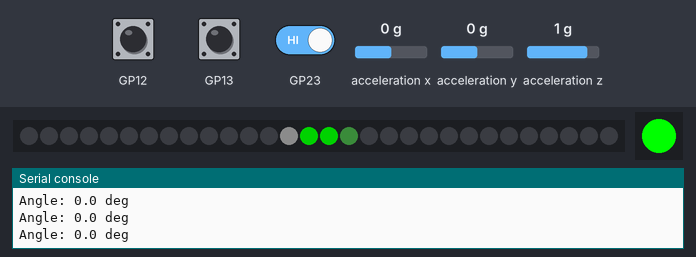
The program below on a simulated Raspberry Pi Pico running MicroPython. Parts: 30 RGB LEDs in strip order, left to right, 1 RGB LEDs in strip order, left to right, the last lines printed to the serial console. The inputs (shaded band) are chosen by the test bench; at power-on: acceleration x 0 g, acceleration y 0 g, acceleration z 1 g. Dim RGB values are drawn brighter than linear; random numbers come from a fixed seed.

Above: at 1.2 s.
1.3 s: acceleration x set to -1.4 g
2.8 s: button A pressed for 0.15 s
At 3.9 s:
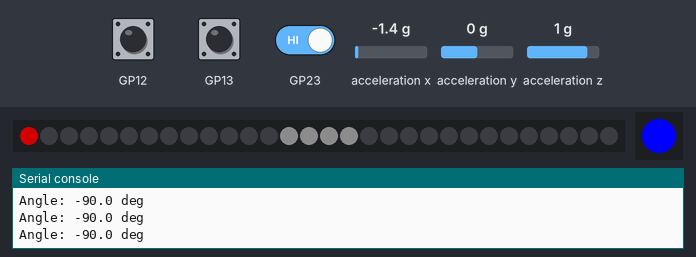
4.4 s: button B pressed for 0.15 s
At 4.9 s:
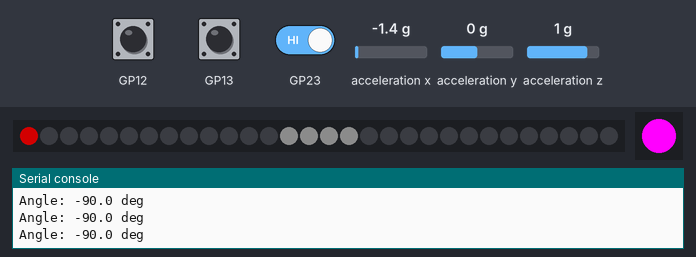
6.0 s: button A pressed for 1 s
At 7.0 s:
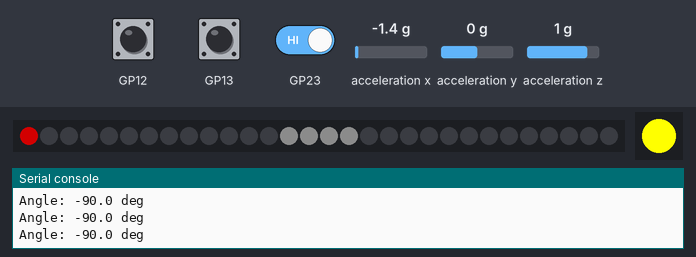
8.5 s: button A pressed for 3.2 s
At 9.1 s:
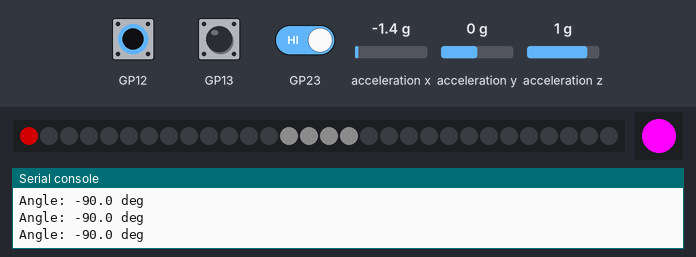
13.2 s: GP13 (button B) driven LOW and GP23 (button BOOT) driven LOW
At 14.9 s:
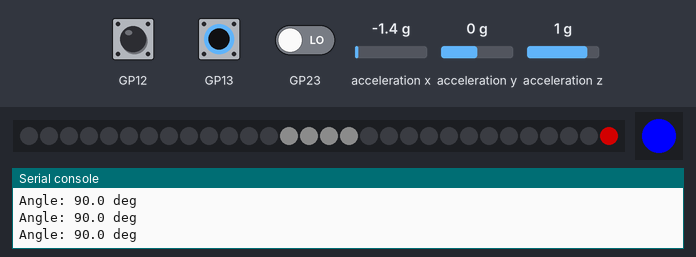
Timing chart, 0 to 16.1 s (numbered marks = the images above; inputs shaded):
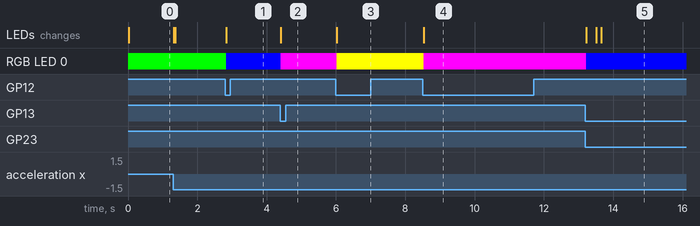

Measured:
- after the input at 2.8 s, RGB LED 0: RGB(0, 255, 0) → RGB(0, 0, 255) at once
- after the input at 4.4 s, RGB LED 0: RGB(0, 0, 255) → RGB(255, 0, 255) at once
- after the input at 6.0 s, RGB LED 0: RGB(255, 0, 255) → RGB(255, 255, 0) at once
- after the input at 8.5 s, RGB LED 0: RGB(255, 255, 0) → RGB(255, 0, 255) at once
- after the input at 13.2 s, RGB LED 0: RGB(255, 0, 255) → RGB(0, 0, 255) at once

The program:

level.py
```python
import plasma
from plasma import plasma2040
import time
import math
import random

# Import helpers for RGB LEDs and Buttons
from pimoroni import RGBLED, Button

# Import msa301 and I2C helper
from breakout_msa301 import BreakoutMSA301
from pimoroni_i2c import PimoroniI2C

# A simple balancing game, where you use the MSA301 accelerometer to line up a band with a goal on the strip.
# This can either be done using:
# - Angle mode: Where position on the strip directly matches the accelerometer's angle
# - Velocity mode: Where tilting the accelerometer changes the speed the band moves at
# When the goal position is reached, a new position is randomly selected

# Press "A" to change the game mode.
# Press "B" to start or stop the game mode.
# Press "Boot" to invert the direction of the accelerometer tilt

# Set how many LEDs you have
NUM_LEDS = 30

# How many times the LEDs will be updated per second
UPDATES = 60

# The sensitivity of the accelerometer input
ANGLE_SENSITIVITY = 0.05
VELOCITY_SENSITIVITY = 0.2 / UPDATES

# The band colour hues to show in Angle mode
ANGLE_MODE_GOAL_HUE = 0.333
ANGLE_MODE_EDGE_HUE = 0.0

# The band colour hues to show in Velocity mode
VELOCITY_MODE_GOAL_HUE = 0.667
VELOCITY_MODE_EDGE_HUE = 1.0

# The width and colour settings for the band
BAND_PIXEL_WIDTH = 2.0
BAND_SATURATION = 1.0
BAND_IN_GOAL_SATURATION = 0.5
BAND_BRIGHTNESS = 1.0

# The width and colour settings for the goal
# Goal should be wider than the band by a small amount
GOAL_PIXEL_WIDTH = BAND_PIXEL_WIDTH + 2.0
GOAL_BRIGHTNESS = 0.1

# The percentage of the new angle (between 0.0 and 1.0) to apply to the last angle
# Has the effect of smoothing out the reading, at the cost of making it slower to react
SMOOTHING_FACTOR = 0.1


# Pick *one* LED type by uncommenting the relevant line below:

# APA102 / DotStar™ LEDs
led_strip = plasma.APA102(NUM_LEDS, 0, 0, plasma2040.DAT, plasma2040.CLK)

# WS2812 / NeoPixel™ LEDs
# led_strip = plasma.WS2812(NUM_LEDS, 0, 0, plasma2040.DAT)

user_sw = Button(plasma2040.USER_SW, repeat_time=0)
button_a = Button(plasma2040.BUTTON_A, repeat_time=0)
button_b = Button(plasma2040.BUTTON_B, repeat_time=0)
led = RGBLED(plasma2040.LED_R, plasma2040.LED_G, plasma2040.LED_B)

PINS_PLASMA2040 = {"sda": plasma2040.SDA, "scl": plasma2040.SCL}

i2c = PimoroniI2C(**PINS_PLASMA2040)
msa = BreakoutMSA301(i2c)


ANGLE, VELOCITY = range(2)


# Maps a value from one range to another
def map(x, in_min, in_max, out_min, out_max):
    return (x - in_min) * (out_max - out_min) / (in_max - in_min) + out_min


# Shows a band and goal with the given widths at the positions on the strip
def colour_band(centre_position, width, goal_position, goal_width, hue):
    if centre_position >= 0.0 and width > 0.0 and goal_width > 0.0:
        band_pixels_start = centre_position - (width / 2)
        band_pixels_end = centre_position + (width / 2)

        goal_pixels_start = goal_position - (goal_width / 2)
        goal_pixels_end = goal_position + (goal_width / 2)

        # Go through each led in the strip
        for i in range(NUM_LEDS):
            # Set saturation and brightness values for if the led is inside or outside of the goal
            saturation = BAND_SATURATION
            brightness = 0.0
            if i >= goal_pixels_start and i < goal_pixels_end:
                saturation = BAND_IN_GOAL_SATURATION
                brightness = GOAL_BRIGHTNESS

            i2 = i + 1
            if i2 <= band_pixels_end:
                if i2 <= band_pixels_start:
                    # Outside of the band
                    led_strip.set_hsv(i, hue, 0.0, brightness)
                elif i <= band_pixels_start:
                    # Transition into the band
                    val = map(band_pixels_start, float(i), float(i2), BAND_BRIGHTNESS, brightness)
                    sat = map(band_pixels_start, float(i), float(i2), BAND_SATURATION, saturation)
                    led_strip.set_hsv(i, hue, sat, val)
                else:
                    # Inside the band
                    led_strip.set_hsv(i, hue, 1.0, 1.0)

            elif i <= band_pixels_end:
                # Transition out of the band
                val = map(band_pixels_end, float(i), float(i2), brightness, BAND_BRIGHTNESS)
                sat = map(band_pixels_end, float(i), float(i2), saturation, BAND_SATURATION)
                led_strip.set_hsv(i, hue, sat, val)
            else:
                # Outside of the band
                led_strip.set_hsv(i, hue, 0.0, brightness)


mode = ANGLE

goal_position = 0.0
measured_angle = 0.0
invert = False
game_mode = False

# Start updating the LED strip
led_strip.start()

while True:
    # Read the x and y axes of the accelerometer
    x = msa.get_x_axis()
    y = msa.get_y_axis()

    # Convert those values to an angle in degrees, and invert if selected
    new_measured_angle = (math.atan2(x, -y) * 180.0) / math.pi
    if invert:
        new_measured_angle = -new_measured_angle
    print("Angle:", new_measured_angle, "deg")

    # Smooth out the measured angle
    measured_angle = ((new_measured_angle - measured_angle) * SMOOTHING_FACTOR) + measured_angle

    if mode == ANGLE:
        # Apply the measured angle directly to the band position, clamping it between -1 and +1
        band_position = measured_angle * ANGLE_SENSITIVITY
        band_position = min(1.0, max(-1.0, band_position))

        # Convert the difference between the band and goal positions into a colour hue
        position_diff = min(abs(band_position - goal_position), 1.0)
        hue = map(position_diff, 0.0, 1.0, ANGLE_MODE_GOAL_HUE, ANGLE_MODE_EDGE_HUE)

    elif mode == VELOCITY:
        # Apply the measured angle as a velocity to the band position, clamping it between -1 and +1
        band_position += measured_angle * VELOCITY_SENSITIVITY
        band_position = min(1.0, max(-1.0, band_position))

        # Convert the difference between the band and goal positions into a colour hue
        position_diff = min(abs(band_position - goal_position), 1.0)
        hue = map(position_diff, 0.0, 1.0, VELOCITY_MODE_GOAL_HUE, VELOCITY_MODE_EDGE_HUE)

    # Convert the band and goal positions to positions on the LED strip
    strip_band_position = map(band_position, -1.0, 1.0, 0.0, float(NUM_LEDS))
    strip_goal_position = map(goal_position, -1.0, 1.0, 0.0, float(NUM_LEDS))

    # Draw the band and goal
    colour_band(strip_band_position, BAND_PIXEL_WIDTH, strip_goal_position, GOAL_PIXEL_WIDTH, hue)

    sw_pressed = user_sw.read()
    a_pressed = button_a.read()
    b_pressed = button_b.read()

    if b_pressed:
        game_mode = not game_mode

    if sw_pressed:
        invert = not invert

    if mode == ANGLE:
        if game_mode:
            led.set_rgb(255, 255, 0)
        else:
            led.set_rgb(0, 255, 0)
        if a_pressed:
            mode = VELOCITY

    elif mode == VELOCITY:
        if game_mode:
            led.set_rgb(255, 0, 255)
        else:
            led.set_rgb(0, 0, 255)
        if a_pressed:
            mode = ANGLE

    if game_mode:
        # Check if the band is within the goal, and if so, set a new goal
        above_lower = strip_band_position >= strip_goal_position - (GOAL_PIXEL_WIDTH - BAND_PIXEL_WIDTH) / 2
        below_upper = strip_band_position <= strip_goal_position + (GOAL_PIXEL_WIDTH - BAND_PIXEL_WIDTH) / 2
        if above_lower and below_upper:
            goal_position = random.uniform(-1.0, 1.0)

    time.sleep(1.0 / UPDATES)
```
